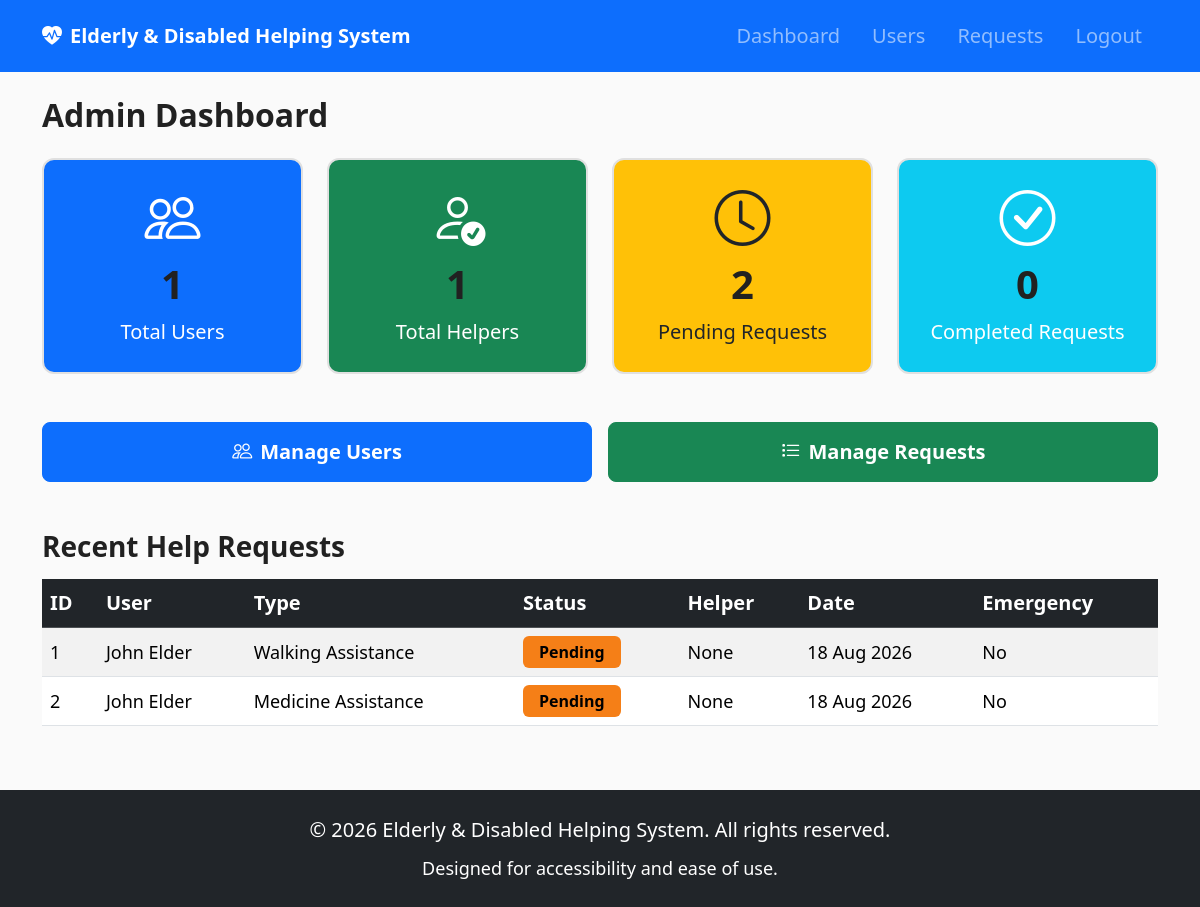
The page /admin/dashboard (signed in) on the database its author committed.
### models.py (models this page shows, shortened)
class HelpRequest(db.Model):
    __tablename__ = 'help_requests'
    id = db.Column(db.Integer, primary_key=True)
    user_id = db.Column(db.Integer, db.ForeignKey('users.id'), nullable=False)
    helper_id = db.Column(db.Integer, db.ForeignKey('users.id'), nullable=True)
    request_type = db.Column(db.String(80), nullable=False)
    description = db.Column(db.Text, nullable=False)
    location = db.Column(db.String(200), nullable=False)
    emergency = db.Column(db.Boolean, default=False)
    status = db.Column(db.String(20), default='Pending')
    created_at = db.Column(db.DateTime, default=datetime.utcnow)
    completed_at = db.Column(db.DateTime, nullable=True)

class User(db.Model):
    __tablename__ = 'users'
    id = db.Column(db.Integer, primary_key=True)
    name = db.Column(db.String(120), nullable=False)
    email = db.Column(db.String(120), unique=True, nullable=False)
    password = db.Column(db.String(256), nullable=False)
    phone = db.Column(db.String(20), nullable=False)
    role = db.Column(db.String(20), nullable=False, default='user')
    disability_type = db.Column(db.String(50), default='None')
    created_at = db.Column(db.DateTime, default=datetime.utcnow)
    requests = db.relationship(
        'HelpRequest',
        backref='requester',
        foreign_keys='HelpRequest.user_id',
        lazy=True,
    )
    accepted_requests = db.relationship(
        'HelpRequest',
        backref='helper',
        foreign_keys='HelpRequest.helper_id',
        lazy=True,
    )

### app.py (the view)
@app.route('/admin/dashboard')
@login_required(role='admin')
def admin_dashboard():
    total_users = User.query.filter_by(role='user').count()
    total_helpers = User.query.filter_by(role='helper').count()
    pending_requests = HelpRequest.query.filter_by(status='Pending').count()
    completed_requests_count = HelpRequest.query.filter_by(status='Completed').count()
    recent_requests = HelpRequest.query.order_by(
        HelpRequest.created_at.desc()
    ).limit(10).all()
    return render_template(
        'admin_dashboard.html',
        total_users=total_users,
        total_helpers=total_helpers,
        pending_requests=pending_requests,
        completed_requests=completed_requests_count,
        recent_requests=recent_requests,
    )

### app.py (called while the page is built)
def login_required(role=None):
    def decorator(f):
        @wraps(f)
        def decorated_function(*args, **kwargs):
            if 'user_id' not in session:
                flash('Please login to access this page.', 'warning')
                return redirect(url_for('login'))
            if role and session.get('role') != role:
                flash('You are not authorized to access this page.', 'danger')
                return redirect(url_for('dashboard_redirect_route'))
            return f(*args, **kwargs)
        return decorated_function
    return decorator

### templates/admin_dashboard.html (shortened to what this page needs)
{% extends "base.html" %}
{% block content %}
<h1 class="mb-4">Admin Dashboard</h1>
<div class="row g-4 mb-5">
    <div class="col-md-3 col-sm-6">
        <div class="card stat-card text-center p-4 bg-primary text-white">
            <i class="bi bi-people display-4 mb-2"></i>
            <h2>{{ total_users }}</h2>
            <p class="large-text mb-0">Total Users</p>
        </div>
    </div>
    <div class="col-md-3 col-sm-6">
        <div class="card stat-card text-center p-4 bg-success text-white">
            <i class="bi bi-person-check display-4 mb-2"></i>
            <h2>{{ total_helpers }}</h2>
            <p class="large-text mb-0">Total Helpers</p>
        </div>
    </div>
    <div class="col-md-3 col-sm-6">
        <div class="card stat-card text-center p-4 bg-warning text-dark">
            <i class="bi bi-clock display-4 mb-2"></i>
            <h2>{{ pending_requests }}</h2>
            <p class="large-text mb-0">Pending Requests</p>
        </div>
    </div>
    <div class="col-md-3 col-sm-6">
        <div class="card stat-card text-center p-4 bg-info text-white">
            <i class="bi bi-check-circle display-4 mb-2"></i>
            <h2>{{ completed_requests }}</h2>
            <p class="large-text mb-0">Completed Requests</p>
        </div>
    </div>
</div>
<div class="row g-3 mb-5">
    <div class="col-md-6">
        <a href="{{ url_for('manage_users') }}" class="btn btn-primary btn-lg btn-large w-100">
            <i class="bi bi-people me-2"></i>Manage Users
        </a>
    </div>
    <div class="col-md-6">
        <a href="{{ url_for('manage_requests') }}" class="btn btn-success btn-lg btn-large w-100">
            <i class="bi bi-list-task me-2"></i>Manage Requests
        </a>
    </div>
</div>
<h2 class="mb-3">Recent Help Requests</h2>
{% if recent_requests %}
<div class="table-responsive">
    <table class="table table-striped table-hover large-text">
        <thead class="table-dark">
            <tr>
                <th>ID</th>
                <th>User</th>
                <th>Type</th>
                <th>Status</th>
                <th>Helper</th>
                <th>Date</th>
                <th>Emergency</th>
            </tr>
        </thead>
        <tbody>
            {% for req in recent_requests %}
            <tr {% if req.emergency %}class="table-danger"{% endif %}>
                <td>{{ req.id }}</td>
                <td>{{ req.requester.name }}</td>
                <td>{{ req.request_type }}</td>
                <td>
                    <span class="badge status-badge status-{{ req.status|lower }}">{{ req.status }}</span>
                </td>
                <td>{{ req.helper.name if req.helper else 'None' }}</td>
                <td>{{ req.created_at.strftime('%d %b %Y') }}</td>
                <td>{% if req.emergency %}<span class="badge bg-danger">YES</span>{% else %}No{% endif %}</td>
            </tr>
            {% endfor %}
        </tbody>
    </table>
</div>
{% else %}
<div class="alert alert-info large-text">No requests found.</div>
{% endif %}
{% endblock %}

### templates/base.html (shortened to what this page needs)
<!DOCTYPE html>
<html lang="en">
<head>
    <link href="https://cdn.jsdelivr.net/npm/bootstrap@5.3.2/dist/css/bootstrap.min.css" rel="stylesheet">
    <link href="https://cdn.jsdelivr.net/npm/bootstrap-icons@1.11.1/font/bootstrap-icons.css" rel="stylesheet">
    <link href="{{ url_for('static', filename='css/style.css') }}" rel="stylesheet">
</head>
<body>
    <nav class="navbar navbar-expand-lg navbar-dark bg-primary">
        <div class="container">
            <a class="navbar-brand fw-bold" href="{{ url_for('index') }}">
                <i class="bi bi-heart-pulse-fill me-2"></i>Elderly & Disabled Helping System
            </a>
            <div class="collapse navbar-collapse" id="navbarNav">
                <ul class="navbar-nav ms-auto">
                    {% if session.get('user_id') %}
                        {% if session.get('role') == 'user' %}
                            <li class="nav-item"><a class="nav-link" href="{{ url_for('user_dashboard') }}">Dashboard</a></li>
                            <li class="nav-item"><a class="nav-link" href="{{ url_for('create_request') }}">Request Help</a></li>
                            <li class="nav-item"><a class="nav-link" href="{{ url_for('my_requests') }}">My Requests</a></li>
                        {% elif session.get('role') == 'admin' %}
                            <li class="nav-item"><a class="nav-link" href="{{ url_for('admin_dashboard') }}">Dashboard</a></li>
                            <li class="nav-item"><a class="nav-link" href="{{ url_for('manage_users') }}">Users</a></li>
                            <li class="nav-item"><a class="nav-link" href="{{ url_for('manage_requests') }}">Requests</a></li>
                        {% endif %}
                        <li class="nav-item"><a class="nav-link" href="{{ url_for('logout') }}">Logout</a></li>
                    {% endif %}
                </ul>
            </div>
        </div>
    </nav>
    <main id="main-content" class="container my-4">
        {% block content %}{% endblock %}
    </main>
    <footer class="bg-dark text-white text-center py-4 mt-5">
        <div class="container">
            <p class="mb-0 large-text">&copy; 2026 Elderly & Disabled Helping System. All rights reserved.</p>
            <p class="mb-0 mt-2">Designed for accessibility and ease of use.</p>
        </div>
    </footer>
</body>
</html>

### static/css/style.css (style rules this page uses)
:root { --primary-color: #0d47a1; --success-color: #2e7d32; --danger-color: #c62828; --warning-color: #f57f17; --info-color: #0277bd; --text-color: #212121; --bg-color: #fafafa; --font-size-base: 1.125rem; --font-size-large: 1.25rem; --btn-padding: 0.875rem 2rem; }
* { box-sizing: border-box; }
body { font-family: 'Segoe UI', Tahoma, Geneva, Verdana, sans-serif; font-size: var(--font-size-base); color: var(--text-color); background-color: var(--bg-color); line-height: 1.6; }
.large-text { font-size: var(--font-size-large); }
h1, h2, h3, h4 { font-weight: 700; color: var(--text-color); }
h1 { font-size: 2rem; }
h2 { font-size: 1.75rem; }
.btn-large { font-size: 1.25rem; padding: var(--btn-padding); min-height: 56px; font-weight: 600; }
.navbar-brand { font-size: 1.25rem; }
.nav-link { font-size: var(--font-size-large); padding: 0.75rem 1rem !important; }
.card { border-radius: 12px; border: 2px solid #e0e0e0; transition: box-shadow 0.2s ease; }
.status-badge { font-size: 1rem; padding: 0.5rem 1rem; }
.status-pending { background-color: var(--warning-color) !important; color: #000 !important; }
.stat-card h2 { font-size: 2.5rem; font-weight: 700; }
.table { font-size: var(--font-size-base); }
.table th { font-size: var(--font-size-large); font-weight: 600; }
.table td { vertical-align: middle; }
footer { margin-top: auto; }
footer p { font-size: var(--font-size-base); }

### rows shown on the page
HelpRequest: id "1", requester.name "John Elder", request_type "Walking Assistance", status "Pending", helper "None", created_at "18 Aug 2026", emergency "No"
HelpRequest: id "2", requester.name "John Elder", request_type "Medicine Assistance", status "Pending", helper "None", created_at "18 Aug 2026", emergency "No"

### other values the page prints
{{ total_users }} "1"
{{ total_helpers }} "1"
{{ pending_requests }} "2"
{{ completed_requests }} "0"
